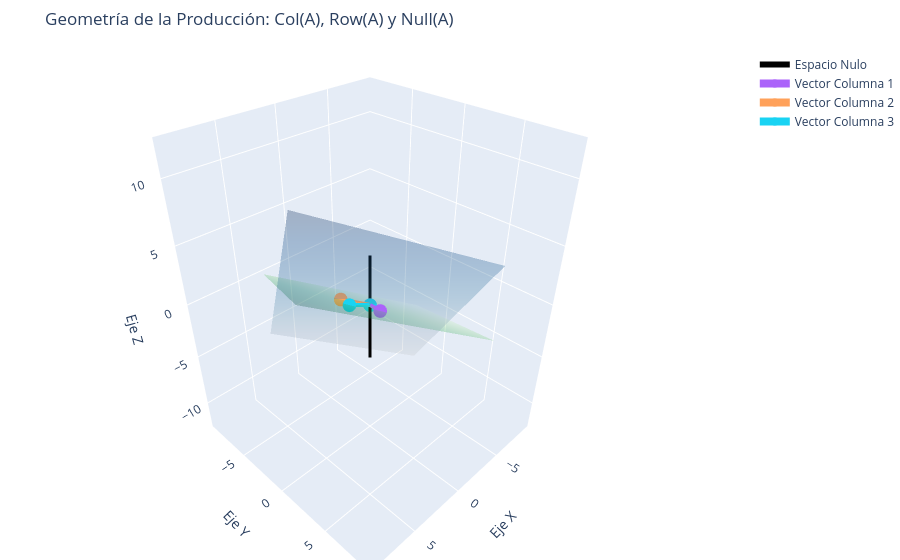

Write notebook code for a chart like this one.
### Markdown cell above
Para integrar el **Espacio Fila** ($Row(A)$) en una visualización que ya contiene el **Espacio Columna** ($Col(A)$) y el **Espacio Nulo** ($Null(A)$), debemos recordar un principio fundamental del Álgebra Lineal: **el Espacio Fila y el Espacio Nulo son complementos ortogonales**.

En este caso, como la matriz $A$ tiene rango 2, el Espacio Fila es un **plano** en $\mathbb{R}^3$ que es perpendicular a la recta del Espacio Nulo.

### Código Mejorado (Visualización 3D Completa)

```python

### Code cell
import plotly.graph_objects as go
import numpy as np
from scipy.linalg import null_space

# 1. Definición de la Matriz A (Basada en los factores anteriores)
v1 = np.array([1, 2, 1])
v2 = np.array([2, -1, 1])
v3 = v1 + v2  # Combinación lineal para asegurar Rango 2
A = np.array([v1, v2, v3]).T 

# 2. Cálculos de Subespacios
ns = null_space(A) # Espacio Nulo (Recta)
# El Espacio Fila es generado por las filas de A. 
# Tomamos las dos primeras filas que son linealmente independientes.
f1 = A[0, :]
f2 = A[1, :]

# 3. Malla para el Espacio Columna (Verde)
u, v = np.mgrid[-3:3:15j, -3:3:15j]
x_col = u*v1[0] + v*v2[0]
y_col = u*v1[1] + v*v2[1]
z_col = u*v1[2] + v*v2[2]

# 4. Malla para el Espacio Fila (Azul) - Ortogonal al Espacio Nulo
x_row = u*f1[0] + v*f2[0]
y_row = u*f1[1] + v*f2[1]
z_row = u*f1[2] + v*f2[2]

# 5. Recta para el Espacio Nulo (Negra)
t = np.linspace(-4, 4, 50)
x_null, y_null, z_null = t * ns[0, 0], t * ns[1, 0], t * ns[2, 0]

fig = go.Figure()

# --- Capa 1: Espacio Columna ---
fig.add_trace(go.Surface(x=x_col, y=y_col, z=z_col, opacity=0.3, colorscale='Greens', showscale=False, name='Espacio Columna (Resultados)'))

# --- Capa 2: Espacio Fila ---
fig.add_trace(go.Surface(x=x_row, y=y_row, z=z_row, opacity=0.3, colorscale='Blues', showscale=False, name='Espacio Fila (Configuraciones)'))

# --- Capa 3: Espacio Nulo ---
fig.add_trace(go.Scatter3d(x=x_null, y=y_null, z=z_null, mode='lines', line=dict(color='black', width=6), name='Espacio Nulo'))

# --- Capa 4: Vectores Columna (Insumos) ---
for i, vec in enumerate([v1, v2, v3]):
    fig.add_trace(go.Scatter3d(x=[0, vec[0]], y=[0, vec[1]], z=[0, vec[2]], mode='lines+markers', 
                               line=dict(width=8), name=f'Vector Columna {i+1}'))

fig.update_layout(
    title="Geometría de la Producción: Col(A), Row(A) y Null(A)",
    scene=dict(xaxis_title='Eje X', yaxis_title='Eje Y', zaxis_title='Eje Z'),
    margin=dict(l=0, r=0, b=0, t=50)
)
fig.show()

### Figure 1 — Plotly figure (JSON) as saved in the notebook; plotly's stock layout.template omitted (floating-point values rounded to 4 significant figures; data arrays with more than 128 entries replaced by an {"elided": "..."} marker saying what was removed)
{"data": [{"colorscale": [[0, "rgb(247,252,245)"], [0.125, "rgb(229,245,224)"], [0.25, "rgb(199,233,192)"], [0.375, "rgb(161,217,155)"], [0.5, "rgb(116,196,118)"], [0.625, "rgb(65,171,93)"], [0.75, "rgb(35,139,69)"], [0.875, "rgb(0,109,44)"], [1, "rgb(0,68,27)"]], "name": "Espacio Columna (Resultados)", "opacity": 0.3, "showscale": false, "type": "surface", "x": {"elided": "15x15 float values"}, "y": {"elided": "15x15 float values"}, "z": {"elided": "15x15 float values"}}, {"colorscale": [[0, "rgb(247,251,255)"], [0.125, "rgb(222,235,247)"], [0.25, "rgb(198,219,239)"], [0.375, "rgb(158,202,225)"], [0.5, "rgb(107,174,214)"], [0.625, "rgb(66,146,198)"], [0.75, "rgb(33,113,181)"], [0.875, "rgb(8,81,156)"], [1, "rgb(8,48,107)"]], "name": "Espacio Fila (Configuraciones)", "opacity": 0.3, "showscale": false, "type": "surface", "x": {"elided": "15x15 float values"}, "y": {"elided": "15x15 float values"}, "z": {"elided": "15x15 float values"}}, {"line": {"color": "black", "width": 6}, "mode": "lines", "name": "Espacio Nulo", "type": "scatter3d", "x": [-2.309, -2.215, -2.121, -2.027, -1.932, -1.838, -1.744, -1.65, -1.555, -1.461, -1.367, -1.273, -1.178, -1.084, -0.9897, -0.8955, -0.8012, -0.707, -0.6127, -0.5184, -0.4242, -0.3299, -0.2357, -0.1414, -0.04713, 0.04713, 0.1414, 0.2357, 0.3299, 0.4242, 0.5184, 0.6127, 0.707, 0.8012, 0.8955, 0.9897, 1.084, 1.178, 1.273, 1.367, 1.461, 1.555, 1.65, 1.744, 1.838, 1.932, 2.027, 2.121, 2.215, 2.309], "y": [-2.309, -2.215, -2.121, -2.027, -1.932, -1.838, -1.744, -1.65, -1.555, -1.461, -1.367, -1.273, -1.178, -1.084, -0.9897, -0.8955, -0.8012, -0.707, -0.6127, -0.5184, -0.4242, -0.3299, -0.2357, -0.1414, -0.04713, 0.04713, 0.1414, 0.2357, 0.3299, 0.4242, 0.5184, 0.6127, 0.707, 0.8012, 0.8955, 0.9897, 1.084, 1.178, 1.273, 1.367, 1.461, 1.555, 1.65, 1.744, 1.838, 1.932, 2.027, 2.121, 2.215, 2.309], "z": [2.309, 2.215, 2.121, 2.027, 1.932, 1.838, 1.744, 1.65, 1.555, 1.461, 1.367, 1.273, 1.178, 1.084, 0.9897, 0.8955, 0.8012, 0.707, 0.6127, 0.5184, 0.4242, 0.3299, 0.2357, 0.1414, 0.04713, -0.04713, -0.1414, -0.2357, -0.3299, -0.4242, -0.5184, -0.6127, -0.707, -0.8012, -0.8955, -0.9897, -1.084, -1.178, -1.273, -1.367, -1.461, -1.555, -1.65, -1.744, -1.838, -1.932, -2.027, -2.121, -2.215, -2.309]}, {"line": {"width": 8}, "mode": "lines+markers", "name": "Vector Columna 1", "type": "scatter3d", "x": [0, 1], "y": [0, 2], "z": [0, 1]}, {"line": {"width": 8}, "mode": "lines+markers", "name": "Vector Columna 2", "type": "scatter3d", "x": [0, 2], "y": [0, -1], "z": [0, 1]}, {"line": {"width": 8}, "mode": "lines+markers", "name": "Vector Columna 3", "type": "scatter3d", "x": [0, 3], "y": [0, 1], "z": [0, 2]}], "layout": {"margin": {"b": 0, "l": 0, "r": 0, "t": 50}, "scene": {"xaxis": {"title": {"text": "Eje X"}}, "yaxis": {"title": {"text": "Eje Y"}}, "zaxis": {"title": {"text": "Eje Z"}}}, "title": {"text": "Geometría de la Producción: Col(A), Row(A) y Null(A)"}}}
